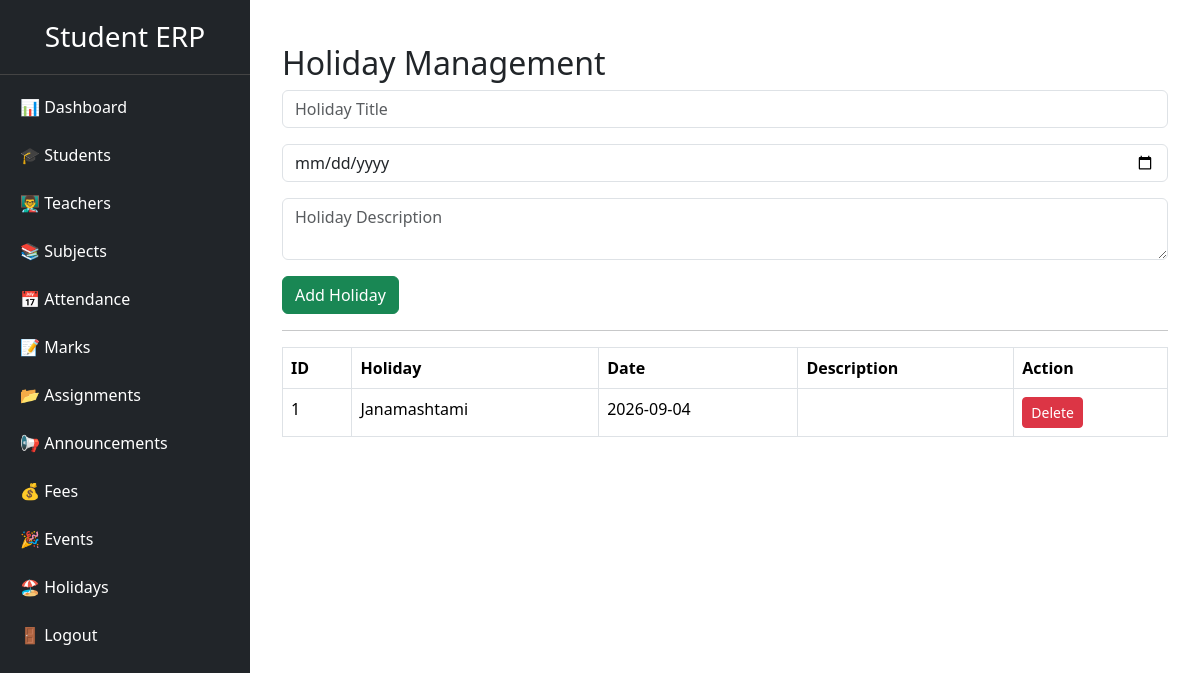
The app's page /admin/holidays.php with its own data.
### tables this page shows
CREATE TABLE `holidays` (
  `id` int(11) NOT NULL,
  `title` varchar(255) DEFAULT NULL,
  `holiday_date` date DEFAULT NULL,
  `description` text DEFAULT NULL
);

### admin/holidays.php (the view, shortened to what this page needs)
<?php
include("../config/db.php");
include("navbar.php");
?>
<!DOCTYPE html>
<html>
<head>
<link href="https://cdn.jsdelivr.net/npm/bootstrap@5.3.3/dist/css/bootstrap.min.css" rel="stylesheet">
</head>
<body>
<div class="container mt-4">
<h2>Holiday Management</h2>
<form method="POST">
<input
type="text"
name="title"
class="form-control mb-3"
placeholder="Holiday Title"
required>
<input
type="date"
name="holiday_date"
class="form-control mb-3"
required>
<textarea
name="description"
class="form-control mb-3"
placeholder="Holiday Description">
</textarea>
<button
class="btn btn-success"
name="save">
Add Holiday
</button>
</form>
<hr>
<table class="table table-bordered">
<tr>
<th>ID</th>
<th>Holiday</th>
<th>Date</th>
<th>Description</th>
<th>Action</th>
</tr>
<?php
$result=mysqli_query($conn,
"SELECT * FROM holidays
ORDER BY holiday_date ASC");
while($row=mysqli_fetch_assoc($result))
{
?>
<tr>
<td><?= $row['id']; ?></td>
<td><?= $row['title']; ?></td>
<td><?= $row['holiday_date']; ?></td>
<td><?= $row['description']; ?></td>
<td>
<a href="?delete=<?= $row['id']; ?>"
class="btn btn-danger btn-sm"
onclick="return confirm('Delete this holiday?')">
Delete
</a>
</td>
</tr>
<?php } ?>
</table>
</div>
</body>
</html>

### admin/navbar.php (style rules this page uses)
body { margin:0; background:#f5f6fa; }

### records on screen
holidays: id "1", title "Janamashtami", holiday_date "2026-09-04"
